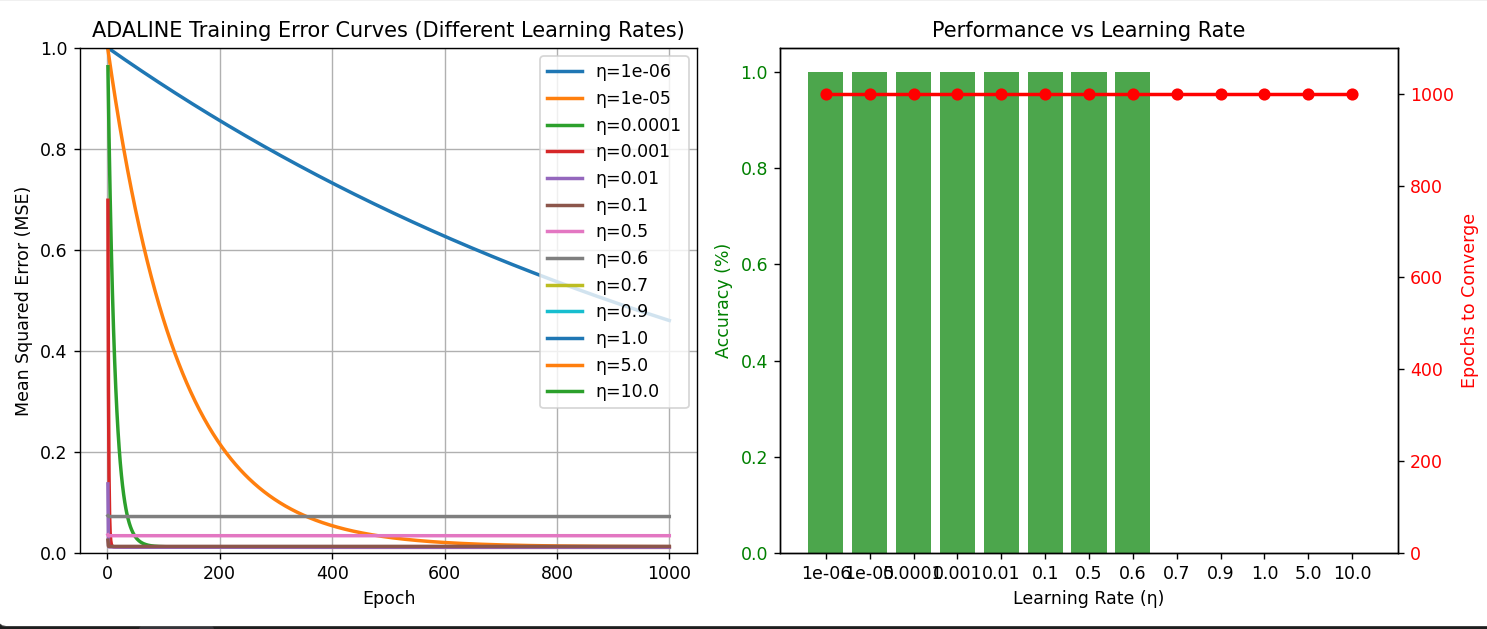

The Python source for this figure:
import numpy as np
import matplotlib.pyplot as plt
from sklearn.preprocessing import StandardScaler


def species_generator(mu1, sigma1, mu2, sigma2, n_samples, target, seed=42):
    """生成两类鸟类数据"""
    np.random.seed(seed)
    f1 = np.random.normal(mu1, sigma1, n_samples)  # 体重
    f2 = np.random.normal(mu2, sigma2, n_samples)  # 翼展
    X = np.array([f1, f2]).T
    y = np.full(n_samples, target)
    return X, y


class ADALINE:
    def __init__(self, eta=0.01):
        self.eta = eta
        self.weights = None

    def train(self, X, y, max_epochs=1000):
        """X: (n, 2), y: (n,)"""
        X_bias = np.hstack([np.ones((X.shape[0], 1)), X])  # (n, 3)
        self.weights = np.zeros(X_bias.shape[1])  # [b, w1, w2]
        mse_history = []

        for epoch in range(max_epochs):
            errors = []
            for i in range(len(X_bias)):
                net = np.dot(self.weights, X_bias[i])
                error = y[i] - net
                self.weights += self.eta * error * X_bias[i]
                errors.append(error**2)

            mse = np.mean(errors)
            mse_history.append(mse)

            if mse < 1e-6:
                print(f"✅ 第 {epoch+1} 轮收敛！MSE = {mse:.6f}")
                break

        return mse_history

    def predict(self, X):
        X_bias = np.hstack([np.ones((X.shape[0], 1)), X])
        net = np.dot(X_bias, self.weights)
        return np.sign(net)

    def accuracy(self, X, y):
        pred = self.predict(X)
        return np.mean(pred == y)


# ========== 数据生成 ==========
X_albatross, y_albatross = species_generator(9000, 800, 300, 20, 100, 1, seed=1)
X_owl, y_owl = species_generator(1000, 200, 100, 15, 100, -1, seed=2)
X = np.vstack([X_albatross, X_owl])
y = np.hstack([y_albatross, y_owl])

print(f"信天翁样本数: {len(X_albatross)}")
print(f"猫头鹰样本数: {len(X_owl)}")

# ========== 特征标准化 ==========
scaler = StandardScaler()
X_scaled = scaler.fit_transform(X)

# ========== 不同学习率实验 ==========
etas = [1e-6, 1e-5, 1e-4, 1e-3, 1e-2, 1e-1, 5e-1, 6e-1, 7e-1, 9e-1, 1.0, 5.0, 10.0]
results = {}

for eta in etas:
    print(f"\n--- 学习率 η={eta} ---")
    model = ADALINE(eta=eta)
    try:
        mse_hist = model.train(X_scaled, y, max_epochs=1000)
        acc = model.accuracy(X_scaled, y)
        epochs = len(mse_hist)
        final_mse = mse_hist[-1]
        results[eta] = {
            "converged": True,
            "epochs": epochs,
            "final_mse": final_mse,
            "accuracy": acc,
            "mse_hist": mse_hist,
        }
        print(f"收敛轮数: {epochs}, 最终MSE: {final_mse:.6f}, 准确率: {acc:.2%}")
    except Exception as e:
        print(f"训练失败: {e}")
        results[eta] = {"converged": False}

# ========== 找出临界学习率 ==========
critical_eta = None
for eta in sorted(results.keys()):
    if not results[eta]["converged"]:
        critical_eta = eta
        break

if critical_eta:
    print(f"\n⚠️ 临界学习率：当 η ≥ {critical_eta} 时，ADALINE 不再收敛！")
else:
    print("\n✅ 所有学习率下均收敛。")

# ========== 绘制误差曲线对比图 ==========
plt.figure(figsize=(12, 5))

# 子图1：所有学习率的 MSE 曲线
plt.subplot(1, 2, 1)
for eta in etas:
    if results[eta]["converged"]:
        mse_hist = results[eta]["mse_hist"]
        plt.plot(range(1, len(mse_hist) + 1), mse_hist, label=f"η={eta}", linewidth=2)
plt.xlabel("Epoch")
plt.ylabel("Mean Squared Error (MSE)")
plt.title("ADALINE Training Error Curves (Different Learning Rates)")
plt.legend()
plt.grid(True)
plt.ylim(0, 1.0)  # 限制Y轴范围便于观察

# 子图2：学习率 vs 收敛性/准确率
plt.subplot(1, 2, 2)
etas_converged = [e for e in etas if results[e]["converged"]]
accuracies = [results[e]["accuracy"] for e in etas_converged]
epochs_to_converge = [results[e]["epochs"] for e in etas_converged]

ax1 = plt.gca()
ax1.bar(
    range(len(etas_converged)),
    accuracies,
    tick_label=etas_converged,
    color="green",
    alpha=0.7,
)
ax1.set_xlabel("Learning Rate (η)")
ax1.set_ylabel("Accuracy (%)", color="green")
ax1.tick_params(axis="y", labelcolor="green")

ax2 = ax1.twinx()
ax2.plot(
    range(len(etas_converged)),
    epochs_to_converge,
    "ro-",
    linewidth=2,
    label="Epochs to Converge",
)
ax2.set_ylabel("Epochs to Converge", color="red")
ax2.tick_params(axis="y", labelcolor="red")
ax2.set_ylim(0, max(epochs_to_converge) * 1.1)

plt.title("Performance vs Learning Rate")
plt.tight_layout()
plt.show()

# ========== 绘制最终分类边界 ==========
model_final = ADALINE(eta=1e-4)  # 选择一个稳定的学习率
model_final.train(X_scaled, y, max_epochs=1000)
acc_final = model_final.accuracy(X_scaled, y)

plt.figure(figsize=(8, 6))
plt.scatter(
    X_albatross[:, 0],
    X_albatross[:, 1],
    c="blue",
    marker="o",
    s=50,
    label="Albatross (+1)",
)
plt.scatter(X_owl[:, 0], X_owl[:, 1], c="red", marker="+", s=100, label="Owl (-1)")

# 分类边界（需转换回原始尺度）
b, w1, w2 = model_final.weights
mean1, mean2 = scaler.mean_
std1, std2 = scaler.scale_

x1_vals = np.linspace(500, 12000, 100)
x2_vals = -((w1 / std1) * x1_vals + b - (w1 * mean1 / std1) - (w2 * mean2 / std2)) * (
    std2 / w2
)

plt.plot(x1_vals, x2_vals, "g-", linewidth=2, label="Decision Boundary")

plt.xlabel("Weight (g)")
plt.ylabel("Wingspan (cm)")
plt.title(f"ADALINE Classification (η=1e-4, Acc={acc_final:.2%})")
plt.legend()
plt.grid(True)
plt.axis([500, 12000, 50, 350])
plt.show()
